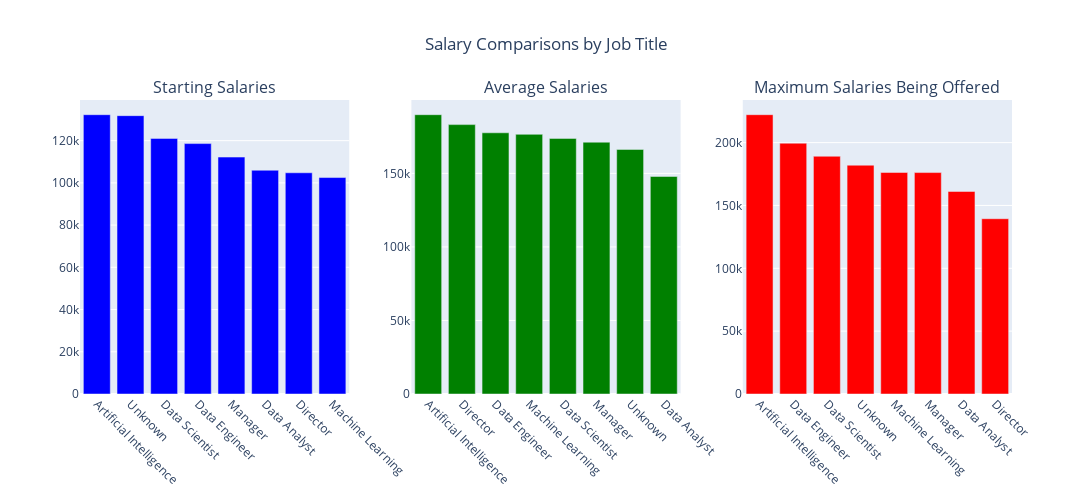

Notebook source saved alongside this figure:
### Markdown cell above
# Salary And Job

### Code cell
min_salary = df.groupby("Refined Job Title")["Minimum Salary"].mean().sort_values(ascending=False)
avg_salary = df.groupby("Refined Job Title")["Average Salary"].mean().sort_values(ascending=False)
max_salary = df.groupby("Refined Job Title")["Maximum Salary"].mean().sort_values(ascending=False)

fig = make_subplots(rows=1, cols=3, subplot_titles=("Starting Salaries", "Average Salaries", "Maximum Salaries Being Offered"))
fig.add_trace(
    go.Bar(x=min_salary.index, y=min_salary.values, marker_color="blue", name="Starting Salaries"),
    row=1, col=1
)

fig.add_trace(
    go.Bar(x=avg_salary.index, y=avg_salary.values, marker_color="green", name="Average Salaries"),
    row=1, col=2
)

fig.add_trace(
    go.Bar(x=max_salary.index, y=max_salary.values, marker_color="red", name="Maximum Salaries Being Offered"),
    row=1, col=3
)
fig.update_layout(
    height=500,
    width=1200,
    showlegend=False,
    title_text="Salary Comparisons by Job Title",
    title_x=0.5
)
fig.update_xaxes(tickangle=45)
fig.show()

### Figure 1 — Plotly figure (JSON) as saved in the notebook; plotly's stock layout.template omitted (floating-point values rounded to 4 significant figures)
{"data": [{"marker": {"color": "blue"}, "name": "Starting Salaries", "type": "bar", "x": ["Artificial Intelligence", "Unknown", "Data Scientist", "Data Engineer", "Manager", "Data Analyst", "Director", "Machine Learning"], "xaxis": "x", "y": [132300.0, 131800.0, 121100.0, 118600.0, 112200.0, 106000.0, 104800.0, 102500.0], "yaxis": "y"}, {"marker": {"color": "green"}, "name": "Average Salaries", "type": "bar", "x": ["Artificial Intelligence", "Director", "Data Engineer", "Machine Learning", "Data Scientist", "Manager", "Unknown", "Data Analyst"], "xaxis": "x2", "y": [189900.0, 183200.0, 177600.0, 176600.0, 173800.0, 171200.0, 166304, 147900.0], "yaxis": "y2"}, {"marker": {"color": "red"}, "name": "Maximum Salaries Being Offered", "type": "bar", "x": ["Artificial Intelligence", "Data Engineer", "Data Scientist", "Unknown", "Machine Learning", "Manager", "Data Analyst", "Director"], "xaxis": "x3", "y": [222200.0, 199500.0, 189100.0, 182000.0, 176300.0, 176200.0, 161100.0, 139400.0], "yaxis": "y3"}], "layout": {"annotations": [{"font": {"size": 16}, "showarrow": false, "text": "Starting Salaries", "x": 0.1444, "xanchor": "center", "xref": "paper", "y": 1, "yanchor": "bottom", "yref": "paper"}, {"font": {"size": 16}, "showarrow": false, "text": "Average Salaries", "x": 0.5, "xanchor": "center", "xref": "paper", "y": 1, "yanchor": "bottom", "yref": "paper"}, {"font": {"size": 16}, "showarrow": false, "text": "Maximum Salaries Being Offered", "x": 0.8556, "xanchor": "center", "xref": "paper", "y": 1, "yanchor": "bottom", "yref": "paper"}], "height": 500, "showlegend": false, "title": {"text": "Salary Comparisons by Job Title", "x": 0.5}, "width": 1200, "xaxis": {"anchor": "y", "domain": [0, 0.2889], "tickangle": 45}, "xaxis2": {"anchor": "y2", "domain": [0.3556, 0.6444], "tickangle": 45}, "xaxis3": {"anchor": "y3", "domain": [0.7111, 1], "tickangle": 45}, "yaxis": {"anchor": "x", "domain": [0, 1]}, "yaxis2": {"anchor": "x2", "domain": [0, 1]}, "yaxis3": {"anchor": "x3", "domain": [0, 1]}}}
